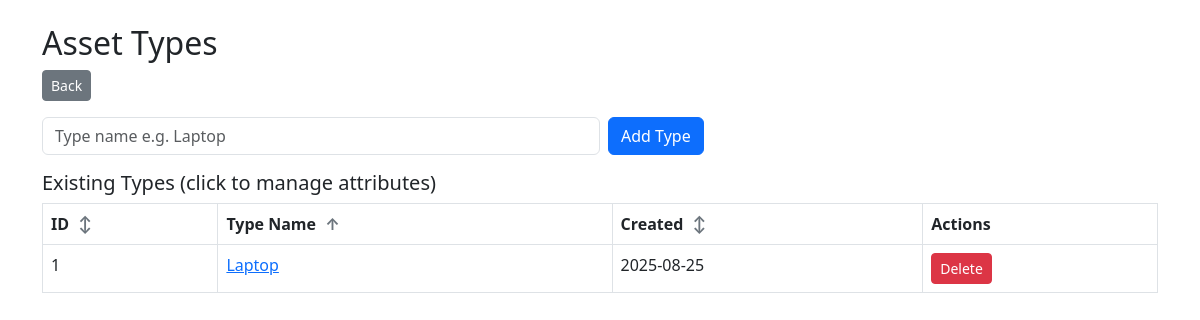
Page /asset_types.php on the committed database.
### tables this page shows
CREATE TABLE `assettypes` (
  `TypeID` int(11) NOT NULL,
  `TypeName` varchar(100) NOT NULL,
  `created_at` timestamp NOT NULL DEFAULT current_timestamp()
);

### asset_types.php (the view, shortened to what this page needs)
<?php
include 'db.php';
$sort_column = $_GET['sort'] ?? 'TypeName';
$sort_order = $_GET['order'] ?? 'ASC';
$sort_order = strtoupper($sort_order) === 'ASC' ? 'ASC' : 'DESC';
$order_by = '';
switch($sort_column) {
    case 'TypeName':
        $order_by = "TypeName $sort_order";
        break;
}
$types=$conn->query("SELECT * FROM assettypes ORDER BY $order_by")->fetch_all(MYSQLI_ASSOC);
function getSortUrl($column, $current_sort, $current_order) {
    $new_order = ($current_sort === $column && $current_order === 'ASC') ? 'DESC' : 'ASC';
    return "?sort=$column&order=$new_order";
}
function getSortIcon($column, $current_sort, $current_order) {
    if ($current_sort === $column) {
        return $current_order === 'ASC' ? '↑' : '↓';
    }
    return '↕';
}
?>
<!doctype html>
<html>
<head>
<link href="https://cdn.jsdelivr.net/npm/bootstrap@5.3.0/dist/css/bootstrap.min.css" rel="stylesheet">
</head>
<body class="container py-4">
  <h2>Asset Types</h2>
  <a class="btn btn-sm btn-secondary mb-3" href="index.php">Back</a>
  <form method="post" class="mb-3 d-flex gap-2">
    <input name="type_name" class="form-control w-50" placeholder="Type name e.g. Laptop" required>
    <button class="btn btn-primary">Add Type</button>
  </form>
  <h5>Existing Types (click to manage attributes)</h5>
  <table class="table table-bordered">
    <thead>
      <tr>
        <th class="sortable" onclick="window.location.href='<?= getSortUrl('TypeID', $sort_column, $sort_order) ?>'">
          ID <span class="sort-icon"><?= getSortIcon('TypeID', $sort_column, $sort_order) ?></span>
        </th>
        <th class="sortable" onclick="window.location.href='<?= getSortUrl('TypeName', $sort_column, $sort_order) ?>'">
          Type Name <span class="sort-icon"><?= getSortIcon('TypeName', $sort_column, $sort_order) ?></span>
        </th>
        <th class="sortable" onclick="window.location.href='<?= getSortUrl('created_at', $sort_column, $sort_order) ?>'">
          Created <span class="sort-icon"><?= getSortIcon('created_at', $sort_column, $sort_order) ?></span>
        </th>
        <th>Actions</th>
      </tr>
    </thead>
    <tbody>
      <?php foreach($types as $t): ?>
        <tr>
          <td><?= $t['TypeID'] ?></td>
          <td><a href="manage_type.php?id=<?=$t['TypeID']?>"><?=htmlspecialchars($t['TypeName'])?></a></td>
          <td><?= date('Y-m-d', strtotime($t['created_at'])) ?></td>
          <td>
            <a class="btn btn-sm btn-danger"
               href="asset_types.php?delete_type=<?=$t['TypeID']?>"
               onclick="return confirm('Delete this type? This removes attributes and may affect linked assets.')">
               Delete
            </a>
          </td>
        </tr>
      <?php endforeach; ?>
    </tbody>
  </table>
</body>
</html>

### asset_types.php (style rules this page uses)
.sortable { cursor: pointer; }
.sort-icon { margin-left: 5px; color: #6c757d; }

### rows in the picture
assettypes: TypeID "1", TypeName "Laptop", created_at "2025-08-25"

### other values in the picture
getSortIcon('TypeID', $sort_column, $sort_order) "↕"
getSortIcon('TypeName', $sort_column, $sort_order) "↑"
getSortIcon('created_at', $sort_column, $sort_order) "↕"
